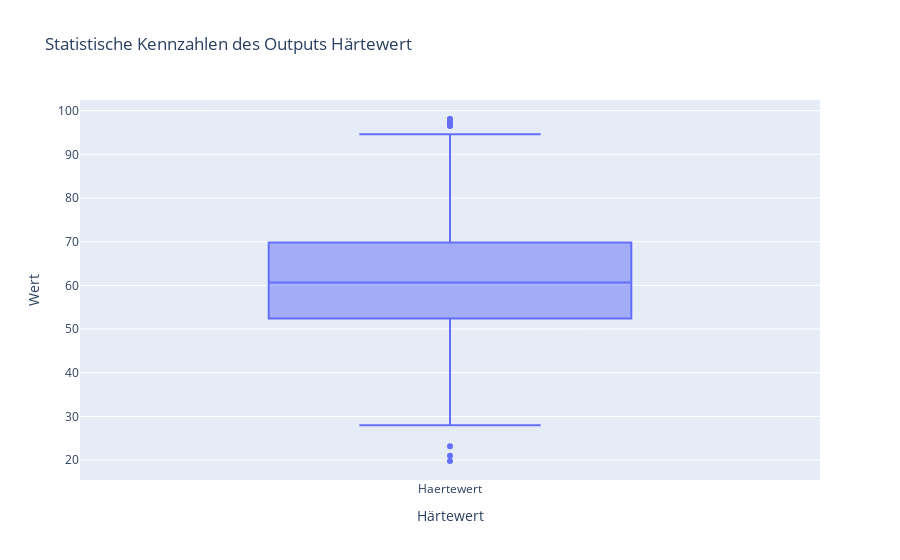

The notebook cell saved with this chart:
### Code cell
fig = px.box(y_Haertewert,
             title='Statistische Kennzahlen des Outputs Härtewert',
             labels={'variable': 'Härtewert', 'value': 'Wert'})
fig.show()

### Figure 1 — Plotly figure (JSON) as saved in the notebook; plotly's stock layout.template omitted (floating-point values rounded to 4 significant figures)
{"data": [{"alignmentgroup": "True", "hovertemplate": "Härtewert=%{x}<br>Wert=%{y}<extra></extra>", "legendgroup": "", "marker": {"color": "#636efa"}, "name": "", "notched": false, "offsetgroup": "", "orientation": "v", "showlegend": false, "type": "box", "x": ["Haertewert", "Haertewert", "Haertewert", "Haertewert", "Haertewert", "Haertewert", "Haertewert", "Haertewert", "Haertewert", "Haertewert", "Haertewert", "Haertewert", "Haertewert", "Haertewert", "Haertewert", "Haertewert", "Haertewert", "Haertewert", "Haertewert", "Haertewert", "Haertewert", "Haertewert", "Haertewert", "Haertewert", "Haertewert", "Haertewert", "Haertewert", "Haertewert", "Haertewert", "Haertewert", "Haertewert", "Haertewert", "Haertewert", "Haertewert", "Haertewert", "Haertewert", "Haertewert", "Haertewert", "Haertewert", "Haertewert", "Haertewert", "Haertewert", "Haertewert", "Haertewert", "Haertewert", "Haertewert", "Haertewert", "Haertewert", "Haertewert", "Haertewert", "Haertewert", "Haertewert", "Haertewert"], "x0": " ", "xaxis": "x", "y": [19.8, 65.72, 54.86, 52.88, 30.5, 51, 48.66, 62.76, 63.9, 29.72, 97.22, 98, 96.58, 38.98, 96.48, 54.4, 97.06, 56.44, 69.04, 57.86, 69.2, 27.96, 82.18, 23.16, 72.26, 55.3, 65.6, 98.08, 64.04, 71.64, 39.82, 59.72, 54.84, 55.1, 30.38, 94.58, 21, 65.16, 58.94, 61.18, 63.66, 57.48, 58.76, 64.3, 36.76, 60.66, 54.52, 65.22, 79.64, 80.64, 97.9, 41.6, 64.2], "y0": " ", "yaxis": "y"}], "layout": {"boxmode": "group", "legend": {"tracegroupgap": 0}, "title": {"text": "Statistische Kennzahlen des Outputs Härtewert"}, "xaxis": {"anchor": "y", "domain": [0, 1], "title": {"text": "Härtewert"}}, "yaxis": {"anchor": "x", "domain": [0, 1], "title": {"text": "Wert"}}}}
